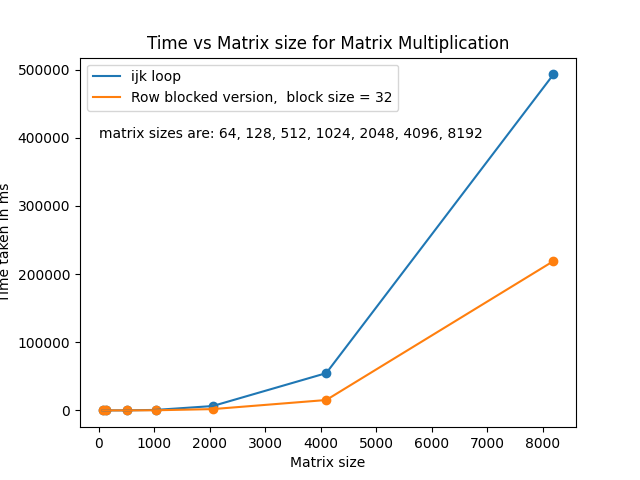

The Python source for this figure:
import matplotlib.pyplot as plt 
import numpy as np

N = [64, 128, 512, 1024, 2048, 4096, 8192]

time_ijk = [0.16224, 1.52422, 90.1777, 723.99, 6383.18, 54650.3, 492854]
time_row_blocked = [0.047742 ,0.311857 ,23.3013 ,196.81 ,1891.33 ,15236.1 ,218995]

plt.figure()
fig, ax = plt.subplots()
ax.set_xlabel('Matrix size')
ax.set_ylabel('Time taken in ms')
ax.set_title('Time vs Matrix size for Matrix Multiplication')
ax.plot(N, time_ijk, label='ijk loop')
ax.scatter(N, time_ijk)
ax.plot(N, time_row_blocked, label='Row blocked version,  block size = 32')
ax.scatter(N, time_row_blocked)

ax.text(0, 400000, "matrix sizes are: 64, 128, 512, 1024, 2048, 4096, 8192")

ax.legend()
fig.savefig(f'plot')